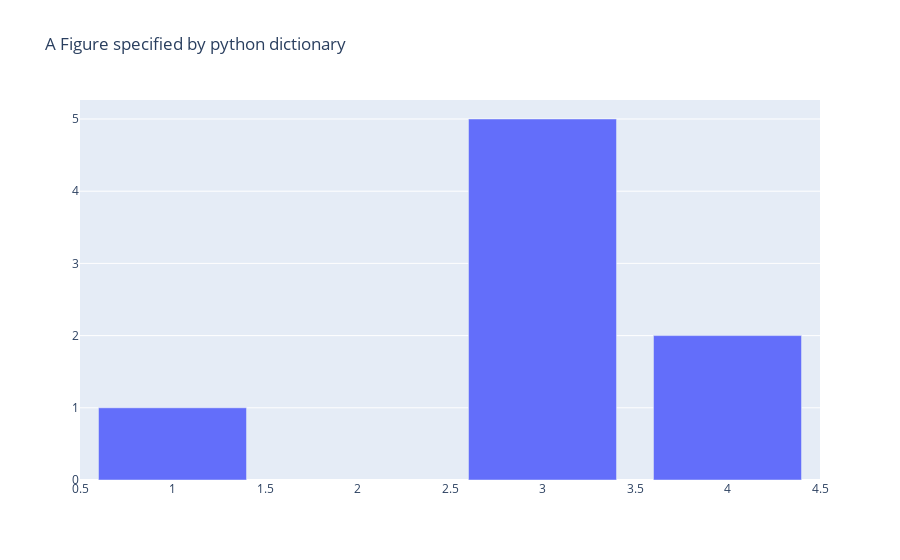

Notebook cell for this chart:
### Code cell
import plotly.io as pio
pio.show(fig)

### Figure 1 — Plotly figure (JSON) as saved in the notebook; plotly's stock layout.template omitted (floating-point values rounded to 4 significant figures)
{"data": [{"type": "bar", "x": [1, 3, 4], "y": [1, 5, 2]}], "layout": {"title": {"text": "A Figure specified by python dictionary"}}}
